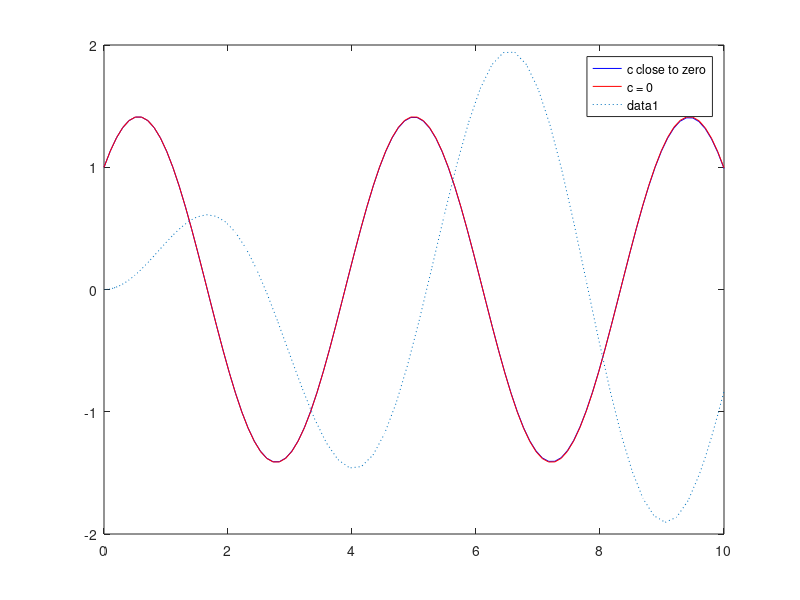

The MATLAB script that drew this image:
m = 1;
k = 2;
c = 0.0001;
t = linspace(0,10);
f = @(t) exp(-0.0005*t).*sin(1.41421*t) + exp(-0.0005*t).*cos(1.41421*t);
g = @(t) sin(sqrt(k/m)*t) + cos(sqrt(k/m)*t);
y = f(t);
y1 = g(t);
plot(t,y,'b'), hold on
plot(t,y1,'r'), hold on
legend('c close to zero', 'c = 0')

omega0 = sqrt(k/m);
omega = 1;
%dy = @(t,y) [y(2) ; -(k/m) * y(1)+ cos(omega*t)/m];
dy = @(t, y) [y(2) ; -c*y(2)-y(1)+cos(omega0*t) ]
[t,y ] = ode45(dy,  [0 10], [0 0]);
plot(t,y(:,1),':'), hold on